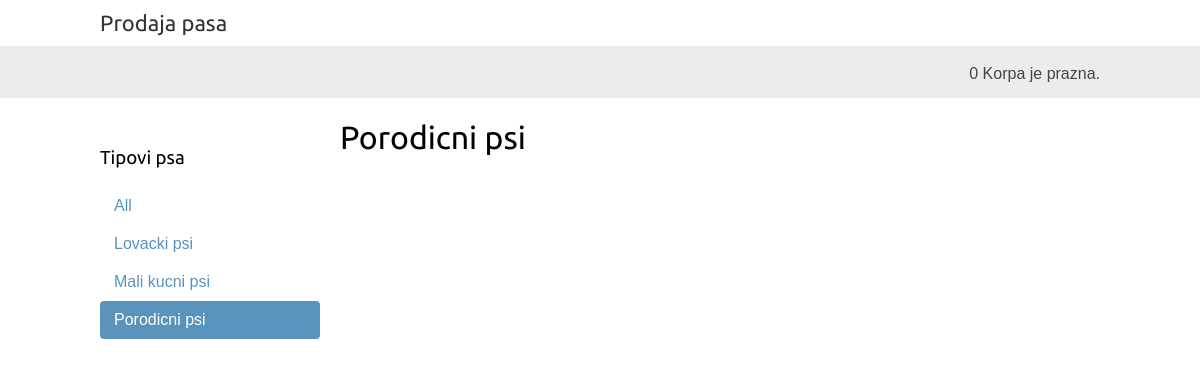
Screenshot of /porodicni-psi/ with the database file from the repository.
### SalonPasa/models.py (models this page shows, shortened)
class TipPsa(models.Model):
    naziv = models.CharField(max_length=200, db_index=True)
    slug = models.SlugField(max_length=200, unique=True)
    class Meta:
        ordering = ('naziv',)
        verbose_name = 'Tip psa'
        verbose_name_plural = 'Tipovi psa'
    def ApsolutniURL(self): return reverse('SalonPasa:ListaPasaPoTipu', args=[self.slug])

### SalonPasa/views.py (the view)
# urls.py: urlpatterns = [ path('', views.ListaPasa, name='ListaPasa'),
def ListaPasa(request, tipPsa_slug=None): # vraca katalog kao html
    tipPsa = None
    tipoviPsa = TipPsa.objects.all()
    psi = Pas.objects.filter(raspoloziv=True)
    if tipPsa_slug:
        tipPsa = get_object_or_404(TipPsa, slug=tipPsa_slug)
        psi = psi.filter(tipPsa=tipPsa)
    korpa = Korpa(request)
    return render(request, 'SalonPasa/pas/list.html',
        {'tipPsa': tipPsa, 'tipoviPsa': tipoviPsa,
        'psi': psi
         , 'korpa':korpa
         })

### Korpa/korpa.py (called while the page is built)
    def __len__(self):
        return sum(stavka['kolicina'] for stavka in self.korpa.values())

### SalonPasa/templates/SalonPasa/pas/list.html (shortened to what this page needs)
{% extends "SalonPasa/base.html" %}
{% load static %}
{% block content %}
<div id="sidebar"><h3>Tipovi psa</h3>
    <ul>
        <li {% if not tipPsa %}class="selected" {% endif %}>
            <a href="{% url "SalonPasa:ListaPasa" %}">All</a> </li>
        {% for c in tipoviPsa %}
        <li {% if tipPsa.slug == c.slug %}class="selected" {% endif %}>
            <a href="{{ c.ApsolutniURL }}">{{ c.naziv }}</a>
        </li>
        {% endfor %}
    </ul>
</div>
<div id="main" class="product-list">
    <h1>{% if tipPsa %}{{ tipPsa.naziv }}{% else %}Psi{% endif %}</h1>
</div>
{% endblock %}

### SalonPasa/static/css/base.css (style rules this page uses)
body { margin:0; padding:0; font-family:helvetica, sans-serif; }
h1, h2, h3, h4, h5 , h6 { font-family: 'Ubuntu', sans-serif; font-weight:normal; }
a { text-decoration:none; color:#5993bb; }
#sidebar { width:220px; padding:30px 20px 0 0; float:left; }
#sidebar ul { margin:0; padding:0; }
#sidebar ul li { margin:0; list-style:none; padding:10px 14px; }
#sidebar ul li a { display:block; }
#sidebar ul li.selected { background:#5993bb; border-radius:4px; }
#sidebar ul li.selected a { color:#fff; }
#main { float:left; width: 96%; margin-right:-220px; overflow:hidden; }

### rows the page displays
TipPsa: naziv "Lovacki psi"
TipPsa: naziv "Mali kucni psi"
TipPsa: naziv "Porodicni psi"

### other values shown
{{ korpa|length }} "0"
